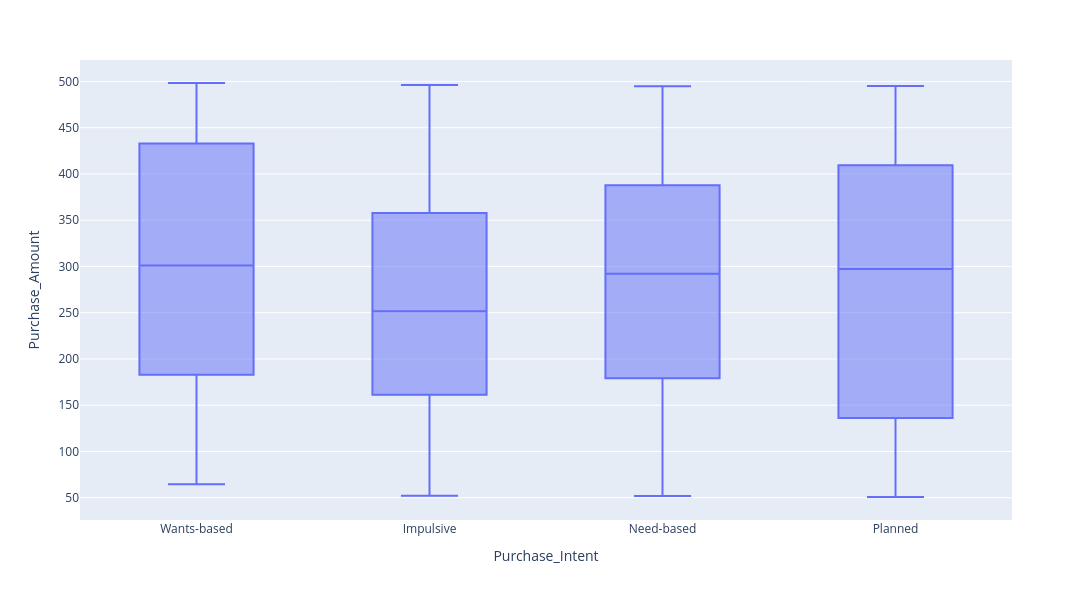

The code cell stored with this chart in its notebook:
### Code cell
# Creating boxplots of Purchase Amount by Purchase Intent
fig = px.box(df, x='Purchase_Intent', y='Purchase_Amount')
fig.update_layout(width=1200, height=600)
fig.show()

### Figure 1 — Plotly figure (JSON) as saved in the notebook; plotly's stock layout.template omitted (floating-point values rounded to 4 significant figures; data arrays with more than 128 entries replaced by an {"elided": "..."} marker saying what was removed)
{"data": [{"alignmentgroup": "True", "hovertemplate": "Purchase_Intent=%{x}<br>Purchase_Amount=%{y}<extra></extra>", "legendgroup": "", "marker": {"color": "#636efa"}, "name": "", "notched": false, "offsetgroup": "", "orientation": "v", "showlegend": false, "type": "box", "x": {"elided": "564 str values"}, "x0": " ", "xaxis": "x", "y": {"elided": "564 float values"}, "y0": " ", "yaxis": "y"}], "layout": {"boxmode": "group", "height": 600, "legend": {"tracegroupgap": 0}, "margin": {"t": 60}, "width": 1200, "xaxis": {"anchor": "y", "domain": [0, 1], "title": {"text": "Purchase_Intent"}}, "yaxis": {"anchor": "x", "domain": [0, 1], "title": {"text": "Purchase_Amount"}}}}
